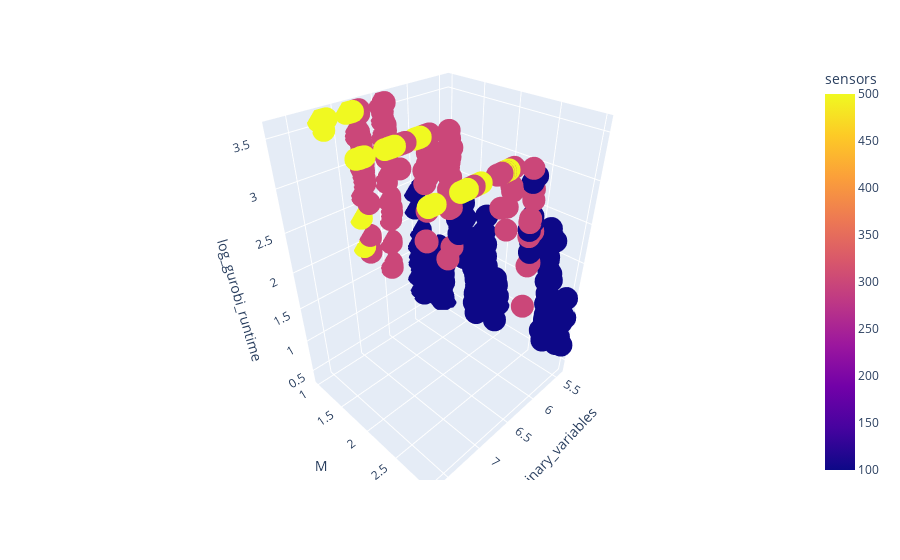

Notebook source saved alongside this figure:
### Code cell
fig = px.scatter_3d(show, x='log_binary_variables', y='M', z='log_gurobi_runtime',
                    color='sensors')
fig.show()

### Figure 1 — Plotly figure (JSON) as saved in the notebook; plotly's stock layout.template omitted (floating-point values rounded to 4 significant figures; data arrays with more than 128 entries replaced by an {"elided": "..."} marker saying what was removed)
{"data": [{"hovertemplate": "log_binary_variables=%{x}<br>M=%{y}<br>log_gurobi_runtime=%{z}<br>sensors=%{marker.color}<extra></extra>", "legendgroup": "", "marker": {"color": {"elided": "720 int values"}, "coloraxis": "coloraxis", "symbol": "circle"}, "mode": "markers", "name": "", "scene": "scene", "showlegend": false, "type": "scatter3d", "x": {"elided": "720 float values"}, "y": {"elided": "720 int values"}, "z": {"elided": "720 float values"}}], "layout": {"coloraxis": {"colorbar": {"title": {"text": "sensors"}}, "colorscale": [[0, "#0d0887"], [0.1111, "#46039f"], [0.2222, "#7201a8"], [0.3333, "#9c179e"], [0.4444, "#bd3786"], [0.5556, "#d8576b"], [0.6667, "#ed7953"], [0.7778, "#fb9f3a"], [0.8889, "#fdca26"], [1, "#f0f921"]]}, "legend": {"tracegroupgap": 0}, "margin": {"t": 60}, "scene": {"domain": {"x": [0, 1], "y": [0, 1]}, "xaxis": {"title": {"text": "log_binary_variables"}}, "yaxis": {"title": {"text": "M"}}, "zaxis": {"title": {"text": "log_gurobi_runtime"}}}}}
